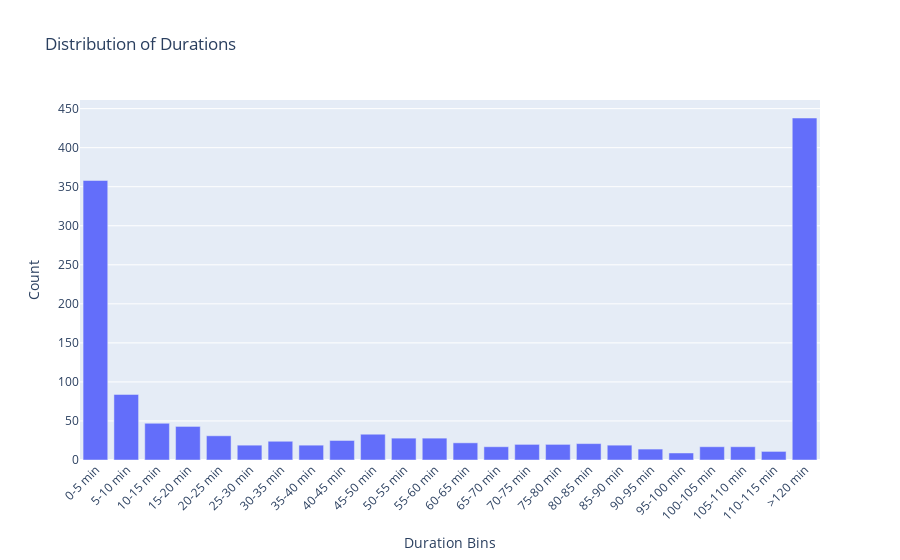
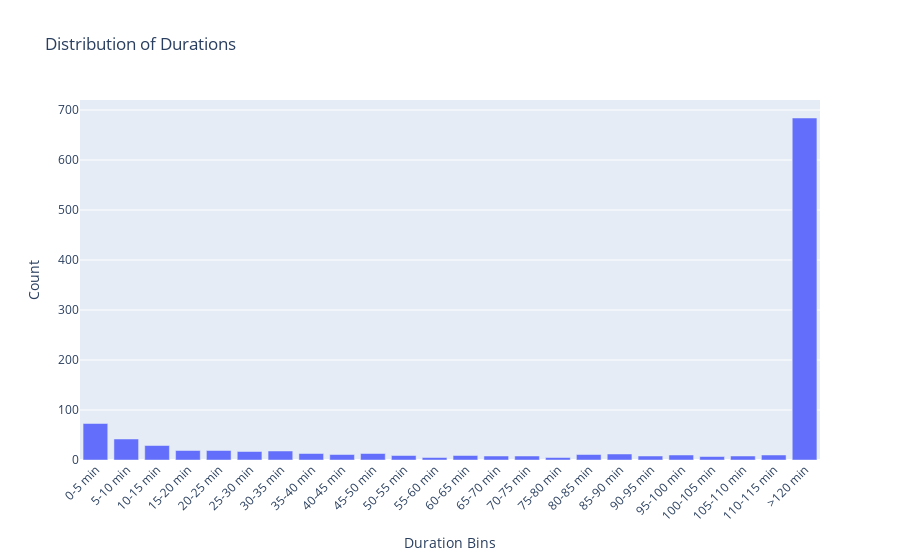
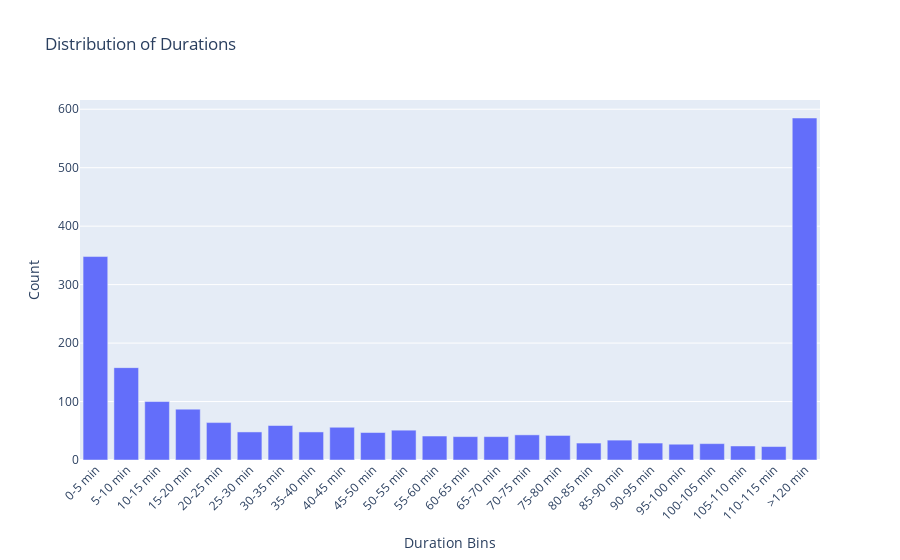
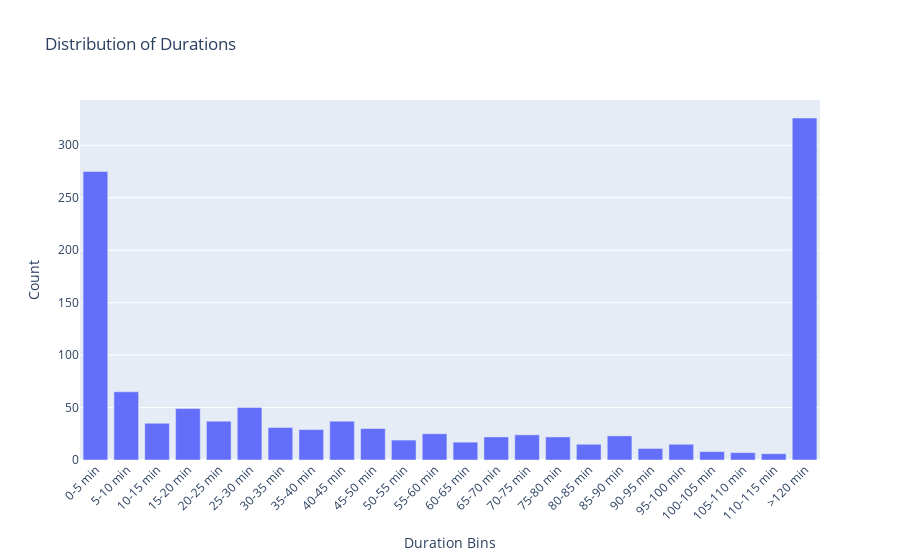

The cell these charts' notebook holds for them, in order:
### Code cell
for sub in range(len(subject_data)):
    subject_i_data = subject_data[sub]

    house_entrance_df = subject_i_data[9]
    on_off_diff = []
    max_time_difference = pd.Timedelta(0)  # Initialize to zero timedelta
    count_on = 0
    count_off = 0
    for hed in range(1,len(house_entrance_df['filtered_df'])):
        # print('----------------',hed,'---------------------------')
        current_off_time = house_entrance_df['filtered_df'].iloc[hed-1]['ts_off']
        next_on_time = house_entrance_df['filtered_df'].iloc[hed]['ts_on']
        time_difference = next_on_time - current_off_time

        activated_sensors = []
        tempdf = []
        for sens in range(len(subject_i_data)):
            if sens == 9:
                continue
            sensor_name = subject_i_data[sens]['sensor']
            sensor_data = subject_i_data[sens]['filtered_df']
            
            if current_off_time.date() == next_on_time.date():
                # If date is same for both values of window
                filtered_data = filter_data_for_date(current_data, current_off_time.date())
            else:
                # If date is different for both values of window
                # In this case concat the data for both dates
                filtered_data_current_date = filter_data_for_date(current_data, current_off_time.date())
                filtered_data_next_date = filter_data_for_date(current_data, next_on_time.date())
                filtered_data = pd.concat([filtered_data_current_date, filtered_data_next_date], ignore_index=True)

            # activated_sensors.append({'sensor':sensor, 'filtered_data':filtered_data})
            filtered = filter_sensors_by_window(filtered_data, current_off_time, next_on_time)
            tempdf.append(filtered)
            if not filtered.empty:     
                activated_sensors.append({'sensor':sensor, 'relevent_row':filtered})
            else:
                pass

        
        if len(tempdf) == 0:
            count_off = count_off + 1
            on_off_diff.append([next_on_time, current_off_time, time_difference])
            # print_statement = f"{hed} No sensors were activated between {next_on_time}-{current_off_time} = {time_difference}------>"
        else: 
            count_on = count_on + 1
    plot_duration_distribution(on_off_diff)

### Figure 1 — Plotly figure (JSON) as saved in the notebook; plotly's stock layout.template omitted (floating-point values rounded to 4 significant figures)
{"data": [{"alignmentgroup": "True", "hovertemplate": "Duration Bins=%{x}<br>Count=%{y}<extra></extra>", "legendgroup": "", "marker": {"color": "#636efa", "pattern": {"shape": ""}}, "name": "", "offsetgroup": "", "orientation": "v", "showlegend": false, "textposition": "auto", "type": "bar", "x": ["0-5 min", "5-10 min", "10-15 min", "15-20 min", "20-25 min", "25-30 min", "30-35 min", "35-40 min", "40-45 min", "45-50 min", "50-55 min", "55-60 min", "60-65 min", "65-70 min", "70-75 min", "75-80 min", "80-85 min", "85-90 min", "90-95 min", "95-100 min", "100-105 min", "105-110 min", "110-115 min", ">120 min"], "xaxis": "x", "y": [358, 84, 47, 43, 31, 19, 24, 19, 25, 33, 28, 28, 22, 17, 20, 20, 21, 19, 14, 9, 17, 17, 11, 438], "yaxis": "y"}], "layout": {"barmode": "relative", "legend": {"tracegroupgap": 0}, "title": {"text": "Distribution of Durations"}, "xaxis": {"anchor": "y", "domain": [0, 1], "tickangle": -45, "title": {"text": "Duration Bins"}}, "yaxis": {"anchor": "x", "domain": [0, 1], "title": {"text": "Count"}}}}

### Figure 2 — Plotly figure (JSON) as saved in the notebook; plotly's stock layout.template omitted (floating-point values rounded to 4 significant figures)
{"data": [{"alignmentgroup": "True", "hovertemplate": "Duration Bins=%{x}<br>Count=%{y}<extra></extra>", "legendgroup": "", "marker": {"color": "#636efa", "pattern": {"shape": ""}}, "name": "", "offsetgroup": "", "orientation": "v", "showlegend": false, "textposition": "auto", "type": "bar", "x": ["0-5 min", "5-10 min", "10-15 min", "15-20 min", "20-25 min", "25-30 min", "30-35 min", "35-40 min", "40-45 min", "45-50 min", "50-55 min", "55-60 min", "60-65 min", "65-70 min", "70-75 min", "75-80 min", "80-85 min", "85-90 min", "90-95 min", "95-100 min", "100-105 min", "105-110 min", "110-115 min", ">120 min"], "xaxis": "x", "y": [73, 42, 29, 19, 19, 17, 18, 13, 11, 13, 9, 5, 9, 8, 8, 5, 11, 12, 8, 10, 7, 8, 10, 684], "yaxis": "y"}], "layout": {"barmode": "relative", "legend": {"tracegroupgap": 0}, "title": {"text": "Distribution of Durations"}, "xaxis": {"anchor": "y", "domain": [0, 1], "tickangle": -45, "title": {"text": "Duration Bins"}}, "yaxis": {"anchor": "x", "domain": [0, 1], "title": {"text": "Count"}}}}

### Figure 3 — Plotly figure (JSON) as saved in the notebook; plotly's stock layout.template omitted (floating-point values rounded to 4 significant figures)
{"data": [{"alignmentgroup": "True", "hovertemplate": "Duration Bins=%{x}<br>Count=%{y}<extra></extra>", "legendgroup": "", "marker": {"color": "#636efa", "pattern": {"shape": ""}}, "name": "", "offsetgroup": "", "orientation": "v", "showlegend": false, "textposition": "auto", "type": "bar", "x": ["0-5 min", "5-10 min", "10-15 min", "15-20 min", "20-25 min", "25-30 min", "30-35 min", "35-40 min", "40-45 min", "45-50 min", "50-55 min", "55-60 min", "60-65 min", "65-70 min", "70-75 min", "75-80 min", "80-85 min", "85-90 min", "90-95 min", "95-100 min", "100-105 min", "105-110 min", "110-115 min", ">120 min"], "xaxis": "x", "y": [348, 158, 100, 87, 64, 48, 59, 48, 56, 47, 51, 41, 40, 40, 43, 42, 29, 34, 29, 27, 28, 24, 23, 585], "yaxis": "y"}], "layout": {"barmode": "relative", "legend": {"tracegroupgap": 0}, "title": {"text": "Distribution of Durations"}, "xaxis": {"anchor": "y", "domain": [0, 1], "tickangle": -45, "title": {"text": "Duration Bins"}}, "yaxis": {"anchor": "x", "domain": [0, 1], "title": {"text": "Count"}}}}

### Figure 4 — Plotly figure (JSON) as saved in the notebook; plotly's stock layout.template omitted (floating-point values rounded to 4 significant figures)
{"data": [{"alignmentgroup": "True", "hovertemplate": "Duration Bins=%{x}<br>Count=%{y}<extra></extra>", "legendgroup": "", "marker": {"color": "#636efa", "pattern": {"shape": ""}}, "name": "", "offsetgroup": "", "orientation": "v", "showlegend": false, "textposition": "auto", "type": "bar", "x": ["0-5 min", "5-10 min", "10-15 min", "15-20 min", "20-25 min", "25-30 min", "30-35 min", "35-40 min", "40-45 min", "45-50 min", "50-55 min", "55-60 min", "60-65 min", "65-70 min", "70-75 min", "75-80 min", "80-85 min", "85-90 min", "90-95 min", "95-100 min", "100-105 min", "105-110 min", "110-115 min", ">120 min"], "xaxis": "x", "y": [275, 65, 35, 49, 37, 50, 31, 29, 37, 30, 19, 25, 17, 22, 24, 22, 15, 23, 11, 15, 8, 7, 6, 326], "yaxis": "y"}], "layout": {"barmode": "relative", "legend": {"tracegroupgap": 0}, "title": {"text": "Distribution of Durations"}, "xaxis": {"anchor": "y", "domain": [0, 1], "tickangle": -45, "title": {"text": "Duration Bins"}}, "yaxis": {"anchor": "x", "domain": [0, 1], "title": {"text": "Count"}}}}
